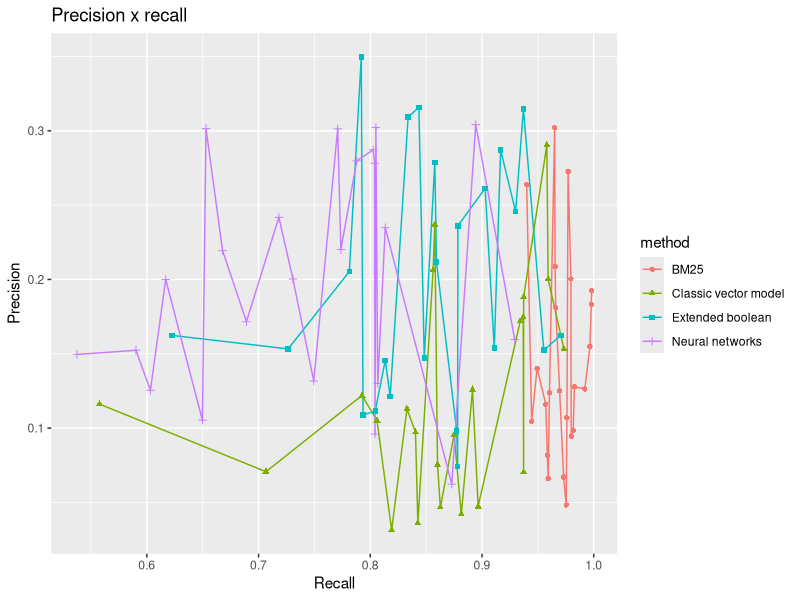

Reproduce this figure in R.
#loading library
require("ggplot2")

# selecting the current directory
setwd("/Users/tassiovale/Dropbox/PhD Thesis/spltrac/experiment/results/")

# read csv file
data <- read.csv("2017-07-16_21h32m_output.csv")

chart <- ggplot(data=data, aes(x=recall, y=precision, group=method, colour=method)) +
    geom_line() +
    geom_point(aes(shape=method)) +
    ggtitle("Precision x recall") +
    labs(x="Recall", y="Precision") +
    scale_fill_discrete(name="IR method")

ggsave("2017-07-16_21h32m_precisionrecall_chart.eps")